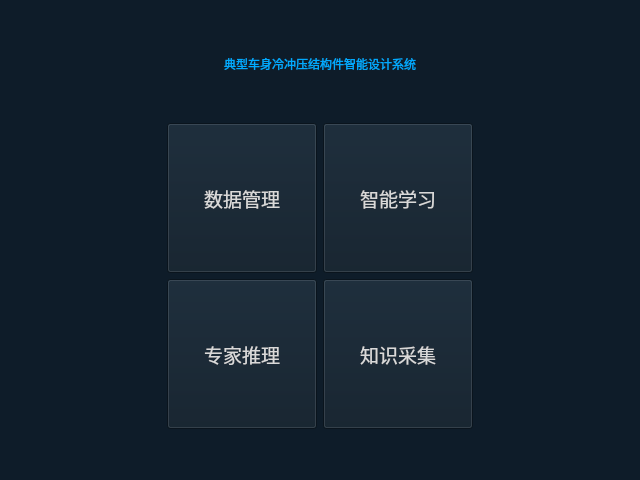
<?xml version="1.0" encoding="UTF-8"?>
<ui version="4.0">
 <class>Welcome</class>
 <widget class="QWidget" name="Welcome">
  <property name="geometry">
   <rect>
    <x>0</x>
    <y>0</y>
    <width>640</width>
    <height>480</height>
   </rect>
  </property>
  <property name="sizePolicy">
   <sizepolicy hsizetype="Fixed" vsizetype="Fixed">
    <horstretch>0</horstretch>
    <verstretch>0</verstretch>
   </sizepolicy>
  </property>
  <property name="maximumSize">
   <size>
    <width>640</width>
    <height>480</height>
   </size>
  </property>
  <property name="windowTitle">
   <string>汽车冲压件智能CAPP系统</string>
  </property>
  <property name="windowIcon">
   <iconset>
    <normaloff>:/background image/image/1.jpg</normaloff>:/background image/image/1.jpg</iconset>
  </property>
  <property name="styleSheet">
   <string notr="true">color: rgb(14, 28, 41);
background-color: rgb(14, 28, 41);</string>
  </property>
  <layout class="QGridLayout" name="gridLayout_2">
   <item row="1" column="2">
    <spacer name="horizontalSpacer_2">
     <property name="orientation">
      <enum>Qt::Horizontal</enum>
     </property>
     <property name="sizeHint" stdset="0">
      <size>
       <width>148</width>
       <height>20</height>
      </size>
     </property>
    </spacer>
   </item>
   <item row="1" column="0">
    <spacer name="horizontalSpacer">
     <property name="orientation">
      <enum>Qt::Horizontal</enum>
     </property>
     <property name="sizeHint" stdset="0">
      <size>
       <width>148</width>
       <height>20</height>
      </size>
     </property>
    </spacer>
   </item>
   <item row="0" column="0" colspan="3">
    <widget class="QLabel" name="label">
     <property name="styleSheet">
      <string notr="true">color: rgb(0, 170, 255);
font: 75 28pt &quot;微软雅黑&quot;;</string>
     </property>
     <property name="text">
      <string>典型车身冷冲压结构件智能设计系统</string>
     </property>
     <property name="alignment">
      <set>Qt::AlignCenter</set>
     </property>
    </widget>
   </item>
   <item row="1" column="1" rowspan="2">
    <layout class="QGridLayout" name="gridLayout">
     <item row="0" column="0">
      <widget class="QPushButton" name="btn_1">
       <property name="minimumSize">
        <size>
         <width>150</width>
         <height>150</height>
        </size>
       </property>
       <property name="maximumSize">
        <size>
         <width>150</width>
         <height>150</height>
        </size>
       </property>
       <property name="font">
        <font>
         <family>萍方0</family>
         <pointsize>14</pointsize>
         <weight>9</weight>
         <italic>false</italic>
         <bold>false</bold>
        </font>
       </property>
       <property name="layoutDirection">
        <enum>Qt::LeftToRight</enum>
       </property>
       <property name="styleSheet">
        <string notr="true">image: url(:/image/image/nn.jpg);
font:75 14pt &quot;萍方0&quot;;
background-image: url(:/image/image/nn.jpg);


color: rgb(217, 217, 217);</string>
       </property>
       <property name="text">
        <string>数据管理</string>
       </property>
      </widget>
     </item>
     <item row="0" column="1">
      <widget class="QPushButton" name="btn_2">
       <property name="minimumSize">
        <size>
         <width>150</width>
         <height>150</height>
        </size>
       </property>
       <property name="maximumSize">
        <size>
         <width>150</width>
         <height>150</height>
        </size>
       </property>
       <property name="font">
        <font>
         <family>萍方0</family>
         <pointsize>14</pointsize>
         <weight>9</weight>
         <italic>false</italic>
         <bold>false</bold>
        </font>
       </property>
       <property name="layoutDirection">
        <enum>Qt::LeftToRight</enum>
       </property>
       <property name="styleSheet">
        <string notr="true">image: url(:/image/image/nn.jpg);
font:75 14pt &quot;萍方0&quot;;
background-image: url(:/image/image/nn.jpg);


color: rgb(217, 217, 217);</string>
       </property>
       <property name="text">
        <string>智能学习</string>
       </property>
      </widget>
     </item>
     <item row="1" column="0">
      <widget class="QPushButton" name="btn_3">
       <property name="minimumSize">
        <size>
         <width>150</width>
         <height>150</height>
        </size>
       </property>
       <property name="maximumSize">
        <size>
         <width>150</width>
         <height>150</height>
        </size>
       </property>
       <property name="font">
        <font>
         <family>萍方0</family>
         <pointsize>14</pointsize>
         <weight>9</weight>
         <italic>false</italic>
         <bold>false</bold>
        </font>
       </property>
       <property name="layoutDirection">
        <enum>Qt::LeftToRight</enum>
       </property>
       <property name="styleSheet">
        <string notr="true">image: url(:/image/image/nn.jpg);
font:75 14pt &quot;萍方0&quot;;
background-image: url(:/image/image/nn.jpg);


color: rgb(217, 217, 217);</string>
       </property>
       <property name="text">
        <string>专家推理</string>
       </property>
      </widget>
     </item>
     <item row="1" column="1">
      <widget class="QPushButton" name="btn_4">
       <property name="minimumSize">
        <size>
         <width>150</width>
         <height>150</height>
        </size>
       </property>
       <property name="maximumSize">
        <size>
         <width>150</width>
         <height>150</height>
        </size>
       </property>
       <property name="font">
        <font>
         <family>萍方0</family>
         <pointsize>14</pointsize>
         <weight>9</weight>
         <italic>false</italic>
         <bold>false</bold>
        </font>
       </property>
       <property name="layoutDirection">
        <enum>Qt::LeftToRight</enum>
       </property>
       <property name="styleSheet">
        <string notr="true">image: url(:/image/image/nn.jpg);
font:75 14pt &quot;萍方0&quot;;
background-image: url(:/image/image/nn.jpg);


color: rgb(217, 217, 217);</string>
       </property>
       <property name="text">
        <string>知识采集</string>
       </property>
      </widget>
     </item>
    </layout>
   </item>
   <item row="3" column="1">
    <spacer name="verticalSpacer">
     <property name="orientation">
      <enum>Qt::Vertical</enum>
     </property>
     <property name="sizeType">
      <enum>QSizePolicy::Fixed</enum>
     </property>
     <property name="sizeHint" stdset="0">
      <size>
       <width>20</width>
       <height>40</height>
      </size>
     </property>
    </spacer>
   </item>
  </layout>
 </widget>
 <tabstops>
  <tabstop>btn_1</tabstop>
  <tabstop>btn_2</tabstop>
  <tabstop>btn_3</tabstop>
  <tabstop>btn_4</tabstop>
 </tabstops>
 <resources>
  <include location="resources.qrc"/>
 </resources>
 <connections/>
</ui>
